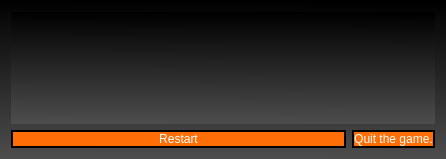
<?xml version="1.0" encoding="UTF-8"?>
<ui version="4.0">
 <class>Popup</class>
 <widget class="QDialog" name="Popup">
  <property name="geometry">
   <rect>
    <x>0</x>
    <y>0</y>
    <width>446</width>
    <height>159</height>
   </rect>
  </property>
  <property name="sizePolicy">
   <sizepolicy hsizetype="Expanding" vsizetype="Expanding">
    <horstretch>0</horstretch>
    <verstretch>0</verstretch>
   </sizepolicy>
  </property>
  <property name="windowTitle">
   <string>Dialog</string>
  </property>
  <property name="styleSheet">
   <string notr="true">background-color: qlineargradient(spread:pad, x1:0.447, y1:0, x2:0.436, y2:0.994318, stop:0 rgba(0, 0, 0, 255), stop:1 rgba(77, 77, 77, 255));</string>
  </property>
  <layout class="QGridLayout" name="gridLayout" columnminimumwidth="0">
   <item row="1" column="0" rowspan="2">
    <layout class="QGridLayout" name="gridLayout_2" rowminimumheight="1,1,1" columnminimumwidth="1,1">
     <item row="2" column="0">
      <widget class="QPushButton" name="restartButton">
       <property name="sizePolicy">
        <sizepolicy hsizetype="Expanding" vsizetype="Expanding">
         <horstretch>0</horstretch>
         <verstretch>0</verstretch>
        </sizepolicy>
       </property>
       <property name="cursor">
        <cursorShape>PointingHandCursor</cursorShape>
       </property>
       <property name="styleSheet">
        <string notr="true">QPushButton {
	color: rgb(255, 255, 255);
	border: 2px solid;
	font: 700 11pt &quot;Segoe UI&quot;;
	background-color: rgb(255, 110, 7);
	border-radius: 12px;
}</string>
       </property>
       <property name="text">
        <string>Restart</string>
       </property>
      </widget>
     </item>
     <item row="1" column="0" colspan="2">
      <widget class="QLabel" name="gameStatusLabel">
       <property name="sizePolicy">
        <sizepolicy hsizetype="Expanding" vsizetype="Expanding">
         <horstretch>1</horstretch>
         <verstretch>1</verstretch>
        </sizepolicy>
       </property>
       <property name="font">
        <font>
         <family>Segoe UI Black</family>
         <pointsize>25</pointsize>
         <italic>false</italic>
         <bold>true</bold>
         <underline>false</underline>
        </font>
       </property>
       <property name="styleSheet">
        <string notr="true">color: white;</string>
       </property>
       <property name="text">
        <string/>
       </property>
       <property name="alignment">
        <set>Qt::AlignCenter</set>
       </property>
      </widget>
     </item>
     <item row="2" column="1">
      <widget class="QPushButton" name="quitGame">
       <property name="sizePolicy">
        <sizepolicy hsizetype="Preferred" vsizetype="Preferred">
         <horstretch>0</horstretch>
         <verstretch>0</verstretch>
        </sizepolicy>
       </property>
       <property name="cursor">
        <cursorShape>PointingHandCursor</cursorShape>
       </property>
       <property name="styleSheet">
        <string notr="true">QPushButton {
	color: rgb(255, 255, 255);
	border: 2px solid;
	font: 700 11pt &quot;Segoe UI&quot;;
	background-color: rgb(255, 110, 7);
	border-radius: 12px;
}</string>
       </property>
       <property name="text">
        <string>Quit the game.</string>
       </property>
      </widget>
     </item>
    </layout>
   </item>
  </layout>
 </widget>
 <resources/>
 <connections/>
</ui>
